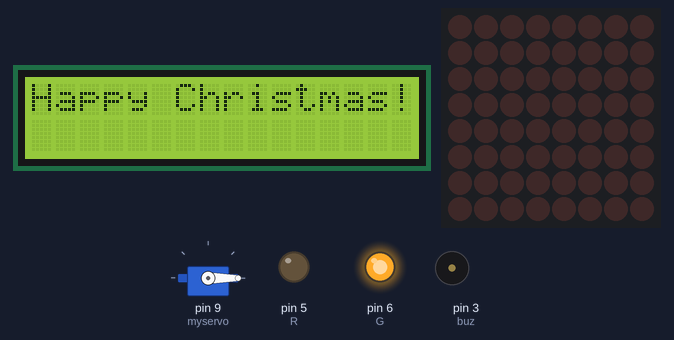
Simulated run of this sketch. Board: Arduino Uno, built with avr-gcc and run on an emulated ATmega328P. On the bench: servo, 16×2 character LCD, 8×8 LED matrix, output pins drawn as LEDs (lit = HIGH), buzzer (waves = sounding).

Above: at 2.6 s.
At 20.27 s:
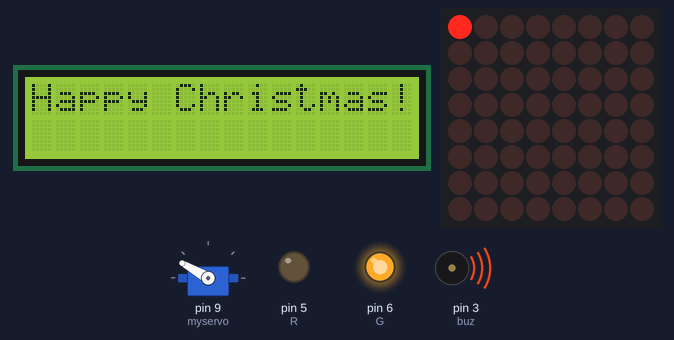
At 20.87 s:
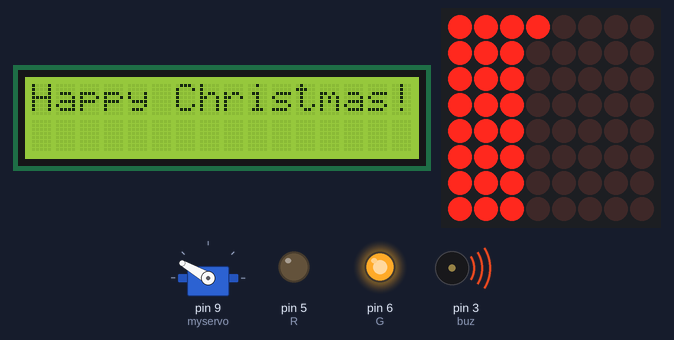
At 21.48 s:
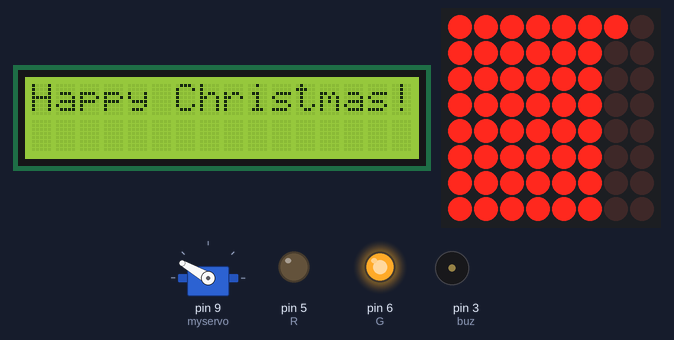
At 22.99 s:
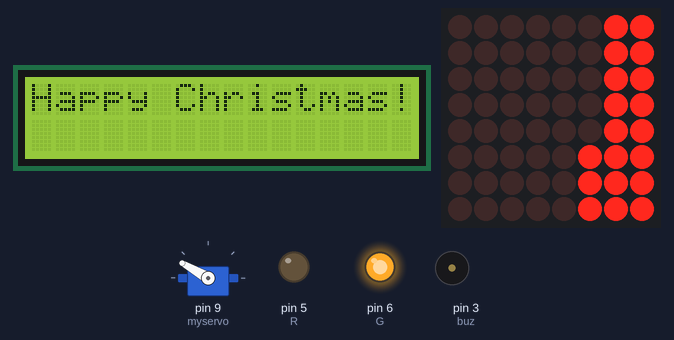
At 32.9 s:
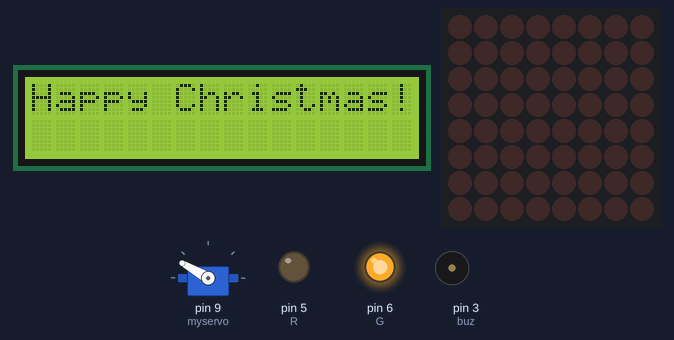
Timing chart, 0 to 40.0 s (numbered marks = the images above):
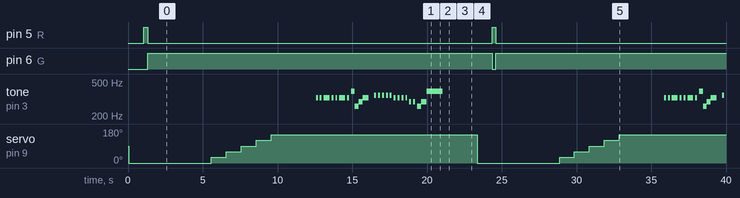

Measured:
- by itself, pin 5 (R): alternates HIGH for 0.25 s and LOW for 23.0 s
- by itself, pin 6 (G): LOW → HIGH at 1.3 s, → LOW 23.0 s later, → HIGH 0.25 s later
- by itself, servo on pin 9 (myservo): 90° → 0° at 0.07 s, → 30° 5.5 s later, → 60° 1.0 s later, → 90° 1.0 s later, … (12 changes in this stretch)
- by itself, tone on pin 3 (buz): plays 329 Hz for 0.13 s, 329 Hz for 0.13 s, 329 Hz for 0.39 s, 329 Hz for 0.13 s, 329 Hz for 0.13 s, 329 Hz for 0.39 s … (37 notes in this stretch)

The sketch:

sketch_dec25a.ino
```cpp
#include<LiquidCrystal_I2C.h>
#include<Servo.h>
#include "LedControl.h"
LedControl lc = LedControl(12,11,10,1);
#define DO 261
#define RE 293
#define MI 329
#define FA 349
#define SOL 392
#define LA 440
#define SI 493
#define DOS 523
int music[] = {MI,0,MI,0,MI,MI,MI,0,MI,0,MI,0,MI,MI,MI,0,MI,0,SOL,SOL,DO,DO,RE,RE,MI,MI,MI,0,0,0,FA,0,FA,0,FA,0,FA,0,FA,0,MI,0,MI,0,MI,0,MI,0,RE,0,RE,0,DO,DO,RE,RE,RE,SOL};
int R=5;
int G=6;
int pos=0;
int buz=3;
Servo myservo;
LiquidCrystal_I2C lcd(0x27,16,2);
void setup() {
  // put your setup code here, to run once:
  pinMode(R, OUTPUT);
  pinMode(G, OUTPUT);
  pinMode(buz, OUTPUT);
  myservo.attach(9);
  lcd.init();
  lcd.backlight();
  lcd.setCursor(0,0);
  lc.shutdown(0,false);
  lc.setIntensity(0,5);
  lc.clearDisplay(0);
}
void loop() {
  pos = 0;
  myservo.write(pos);
  delay(1000);
  // put your main code here, to run repeatedly:
  digitalWrite(R,HIGH);
  digitalWrite(G,LOW);
  delay(250);
  digitalWrite(R,LOW);
  digitalWrite(G,HIGH);
  delay(250);
  delay(1000);
  lcd.setCursor(0,0);
  lcd.print("Happy Christmas!");
  delay(2000);
  for(;pos<180;pos+=30){
    myservo.write(pos);
    delay(1000);
  }
  delay(2000);
  for(int i=0;i<(sizeof(music)/sizeof(int));i++){
    tone(buz,music[i], 1050);
    delay(130);
  }
  for(int row=0;row<8;row++){
    for(int col=0;col<8;col++){
      lc.setLed(0,col,row,true);
      delay(25);
    }
  }
  for(int row=0;row<8;row++){
    for(int col=0;col<8;col++){
      lc.setLed(0,col,row,false);
      delay(25);
    }
  }
  lcd.clear();
}
```
